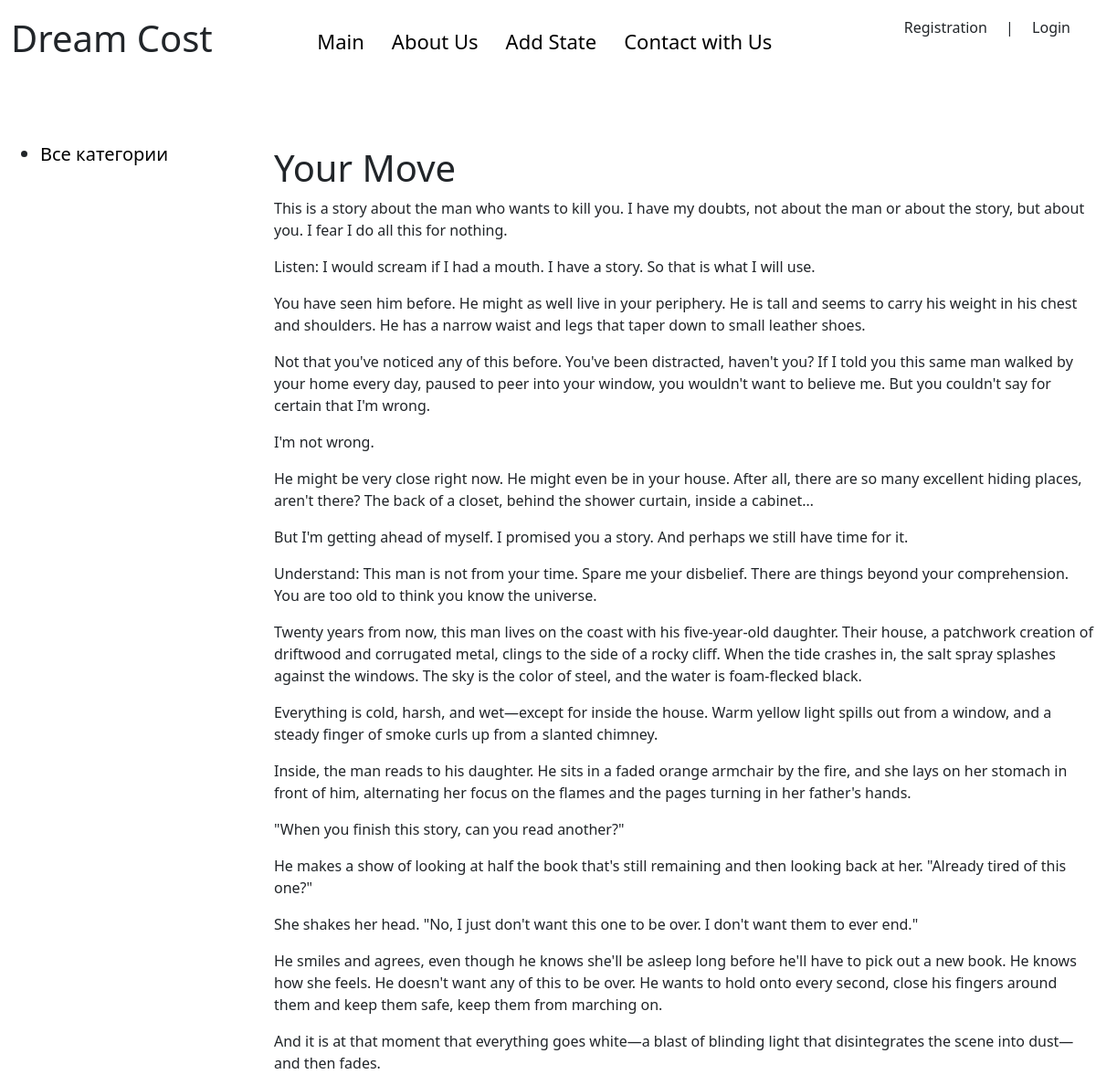
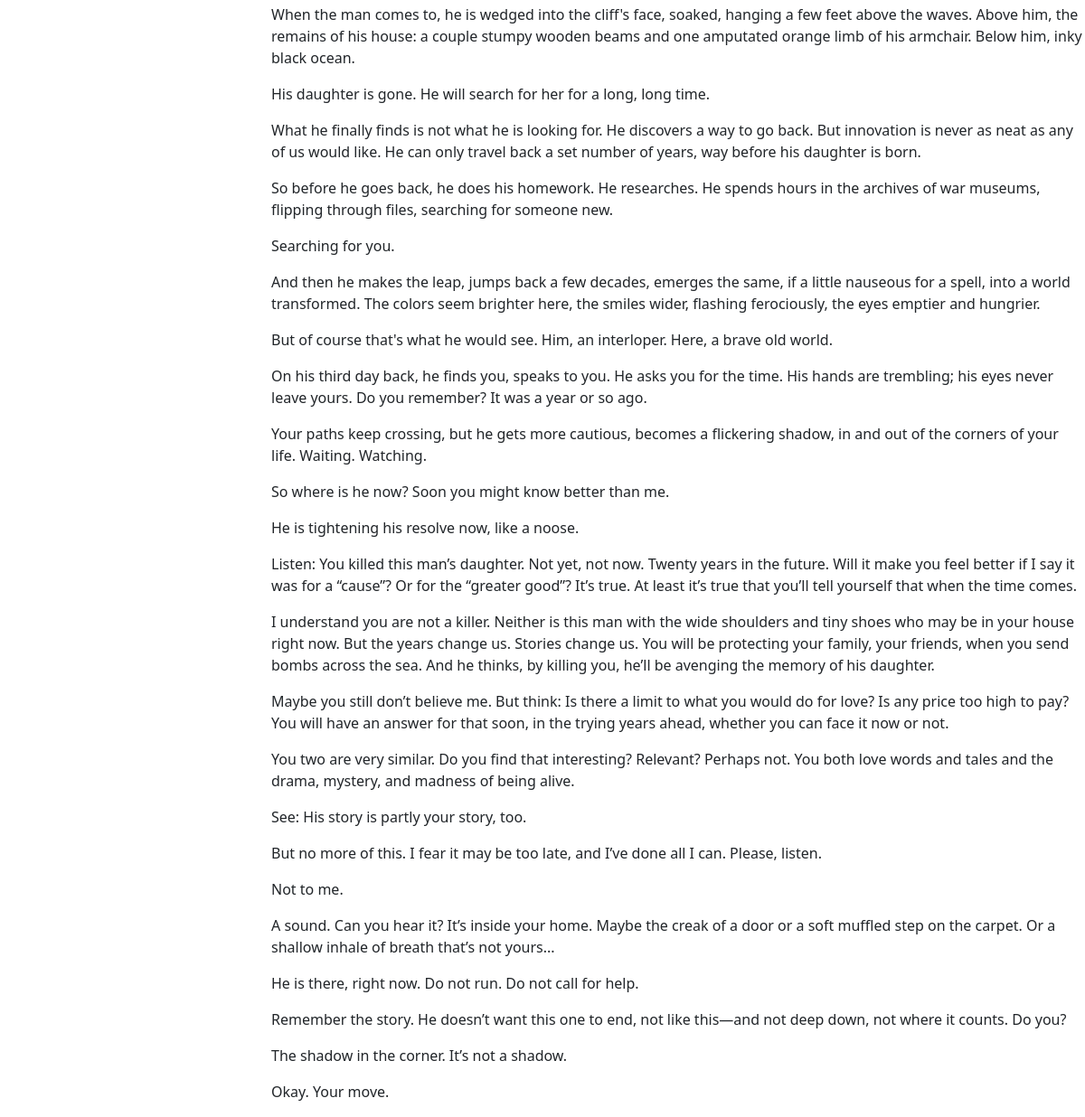
Page /post/20/ on the committed database (2 pictures, top to bottom).
### main/models.py (models this page shows, shortened)
class Story(models.Model):
    title = models.CharField(max_length=255)
    content = models.TextField(blank=True)
    time_create = models.DateTimeField(auto_now=True)
    time_update = models.DateTimeField(auto_now=True)
    is_published = models.BooleanField(default=True)
    cat = models.ForeignKey('Category', on_delete=models.PROTECT, null=True)
    class Meta:
        verbose_name = 'Story'
        verbose_name_plural = 'Stories'

### main/views.py (the view)
# urls.py: path('post/<int:pk>/', ShowPost.as_view(), name='post'),
class ShowPost(DetailView):
    model = Story
    template_name = 'main/post.html'
    context_object_name = 'post'
    def get_context_data(self, *, object_list=None, **kwargs):
        context = super().get_context_data(**kwargs)
        context['title'] = context['post']
        context['menu'] = menu
        return context

### main/templates/main/post.html
{% extends 'main/based.html' %}
{% block content %}
<h1>{{post.title}}</h1>
{{post.content|linebreaks}}
{% endblock %}

### main/templates/main/based.html (style rules this page uses)
* { margin: 0; padding: 0; }

### rows in the picture
Story: title "Your Move", content "This is a story about the man who wants to kill you. I have my doubts, not about the man or about the story, but about you. I fear I do all this for nothing. Listen: I would scream if I had a mouth. I have a story. So that is what I will use. You have seen him before. He might as well live in your periphery. He is tall and seems to carry his weight in his chest and shoulders. He has a narrow waist and legs that taper down to small leather shoes. Not that you've noticed any of this before. You've been distracted, haven't you? If I told you this same man walked by your home every day, paused to peer into your window, you wouldn't want to believe me. But you couldn't say for certain that I'm…"
